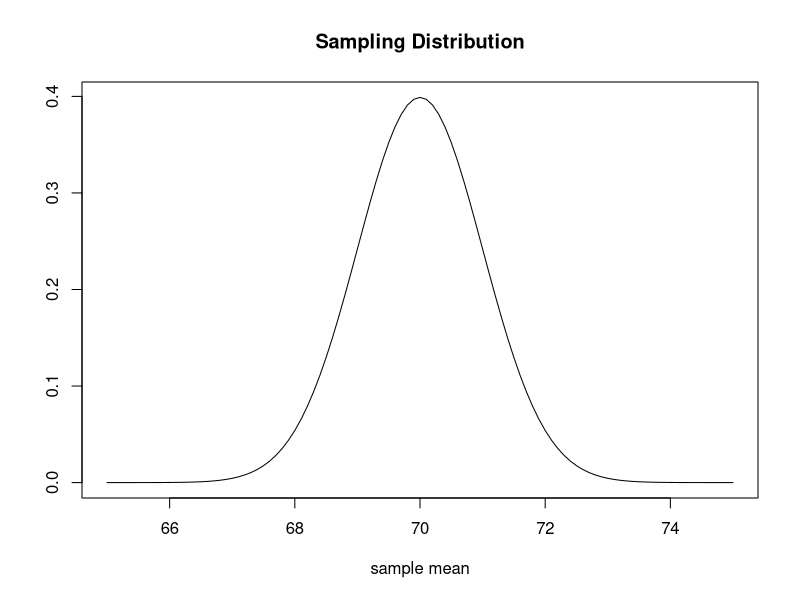

Write R code to recreate this figure.
## ---- chunk 1
m1 = 80
h0mean = 70
h0sd = 20
n = 100
siglevel = 0.01
zstat = (m1 - h0mean)/(h0sd/sqrt(n))
zcv_onetail = qnorm(1 - siglevel)
p_onetail= pnorm(zstat,lower.tail = FALSE)
cat("z-stat = ",zstat,"\nz critical value one tail = ",zcv_onetail,"\np-value(one-tail) = ",p_onetail,"\n")
curve(dnorm(x,h0mean,1),xlim = c(65,75),main = 'Sampling Distribution',xlab = 'sample mean',ylab = " ")
## ---- chunk 2
m1 = 8.5
h0mean = 7.5
h0sd = 1.5
n = 30
siglevel = 0.05
zstat = (m1 - h0mean)/(h0sd/sqrt(n))
zcv_onetail = qnorm(1 - siglevel)
p_onetail= pnorm(zstat,lower.tail = FALSE)
cat("z-stat = ",zstat,"\nz critical value one tail = ",zcv_onetail,"\np-value(one-tail) = ",p_onetail,"\nwhen the significant level is 0.05.")
## ---- chunk 3
samplem = c(15.0,15.5,16.0,16.5,17.0,17.5,18.0,18.5,19.0)
options(scripen = 999)
h0mean = 17.09
h0sd = 3.87
num = 100
cnt = 1
sigxbar = h0sd/sqrt(num)
zcv_onetail = qnorm(1-0.05)
pvalue = vector(mode = "numeric", length = 9)
for(i in 1:9)
{
  zstat = (samplem[cnt]-h0mean) / sigxbar
  pvalue[cnt]= (1-pnorm(zstat))*2
  cnt = cnt + 1
}
table<-data.frame(SampleMean=samplem,pvalue=pvalue)
table
## ---- chunk 4
data <- read.csv("Xr11-45.csv",header = 1)
scores <- data$GMAT
m1 = mean(scores)
truem = 560
sd0 = 50
num = 20
zvalue = qnorm(1-0.05)
sigxbar = sd0/sqrt(num)
lcl = truem - zvalue*sigxbar
ucl = truem + zvalue*sigxbar
cat("the sample mean = ",m1,"\nat the 5% significant level, if the mean of the 20 samples is in the interval[",lcl,",",ucl,"], we conclude that the dean's claim is true.")
## ---- chunk 5
data <- read.csv("Xr11-55.csv",header = 1)
dis <- data$Distance
m1 = mean(dis)
m = 230
sd0 = 10
num = 100
zvalue = qnorm(1-0.05)
sigxbar = sd0/sqrt(num)
ucl = m + zvalue*sigxbar
cat("the sample mean = ",m1,"\nat the 5% significant level, if the mean of the 100 samples is higher than",ucl,", we conclude that Nike is correct.")
## ---- chunk 6
truemean = 1050
h0mean = 1000
h0sd = 50
n = 25
sigxbar = h0sd/sqrt(n)
zvalue = qnorm(1-0.01)
xc = h0mean+zvalue*sigxbar
zstat = (xc-truemean)/sigxbar
b = pnorm(zstat)
cat("reject H0 if the sample mean >",xc,"\nthe probability of a Type II error is",b)
